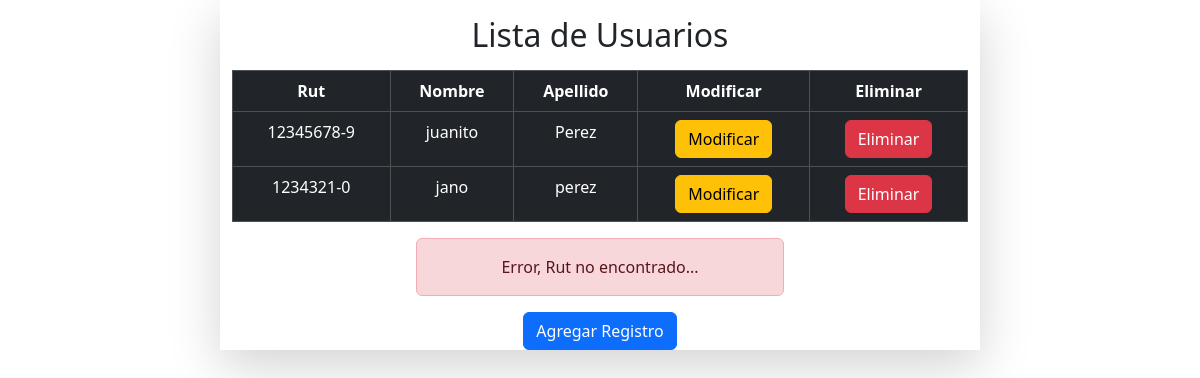
Page /user_del/1 on the earlier database version.
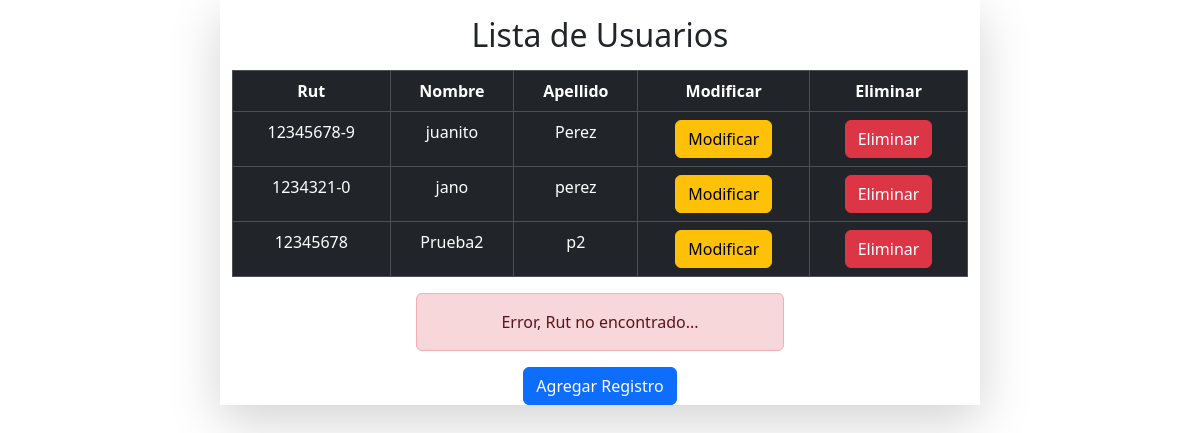
Same page on the later database version.
### landing/models.py (models this page shows, shortened)
class Usuario(models.Model):
    rut = models.CharField(primary_key=True, max_length=10)
    nombre = models.CharField(max_length=30)
    appaterno = models.CharField(max_length=30)
    apmaterno = models.CharField(max_length=30)
    clave = models.CharField(max_length=30)
    fecnac = models.DateField(blank=False, null=False)
    edad = models.IntegerField()
    genero = models.ForeignKey('Genero', on_delete=models.CASCADE, db_column='idGenero')
    correo = models.EmailField(unique=True, max_length=100, blank=True, null=True)
    telefono = models.IntegerField()

### landing/views.py (the view)
# urls.py: path('user_del/<str:pk>', views.user_del, name='user_del'),
def user_del(request, pk):
    try:
        usuario = Usuario.objects.get(rut=pk)
        usuario.delete()
        usuarios = Usuario.objects.all()
        context = {
            "mensaje": "Registro eliminado con exito",
            "usuarios": usuarios
        }
        return render(request, 'pages/crud.html', context)
    except:
        usuarios = Usuario.objects.all()
        context = {
            "mensaje": "Error, Rut no encontrado...",
            "usuarios": usuarios
        }
        return render(request, 'pages/crud.html', context)

### landing/templates/pages/crud.html (shortened to what this page needs)
<!DOCTYPE html>
<html lang="en">
<head>
    <link href="https://cdn.jsdelivr.net/npm/bootstrap@5.3.3/dist/css/bootstrap.min.css"
    rel="stylesheet"
>
    {% load static %}
</head>
<body>
    <main>
        <div class="container">
            <div class="row">
                <div class="col-md-8 shadow-lg mx-auto text-center">
                    <h2 class="my-3"> Lista de Usuarios</h2>
                    <table class="table table-dark table-hover table-bordered">
                        <thead>
                            <th>Rut</th>
                            <th>Nombre</th>
                            <th>Apellido</th>
                            <th>Modificar</th>
                            <th>Eliminar</th>
                        </thead>
                        <tbody>
                            {% if usuarios %}
                            {% for tmp in usuarios %}
                            <tr>
                                <td>{{tmp.rut}}</td>
                                <td>{{tmp.nombre}}</td>
                                <td>{{tmp.appaterno}}</td>
                                <td><a href="{% url 'user_update' %}"><button class=" btn btn-warning">Modificar</button></a></td>
                                <td><a href=" {% url 'user_del' pk=tmp.rut %}"><button class=" btn btn-danger">Eliminar</button></a></td>
                            </tr>
                            {% endfor %}
                            {% endif %}
                        </tbody>
                    </table>
                    {% if mensaje %}
                        <div class="alert alert-danger w-50 mx-auto">
                            {{mensaje}}
                        </div>
                    {% endif %}
                    <a href="{% url 'registrar' %}">
                        <button class="btn btn-primary">Agregar Registro</button>
                    </a>
                </div>
            </div>
        </div>
    </main>
</body>
</html>

Differences in the rows shown:
added Usuario: rut "12345678", nombre "Prueba2", appaterno "p2"
